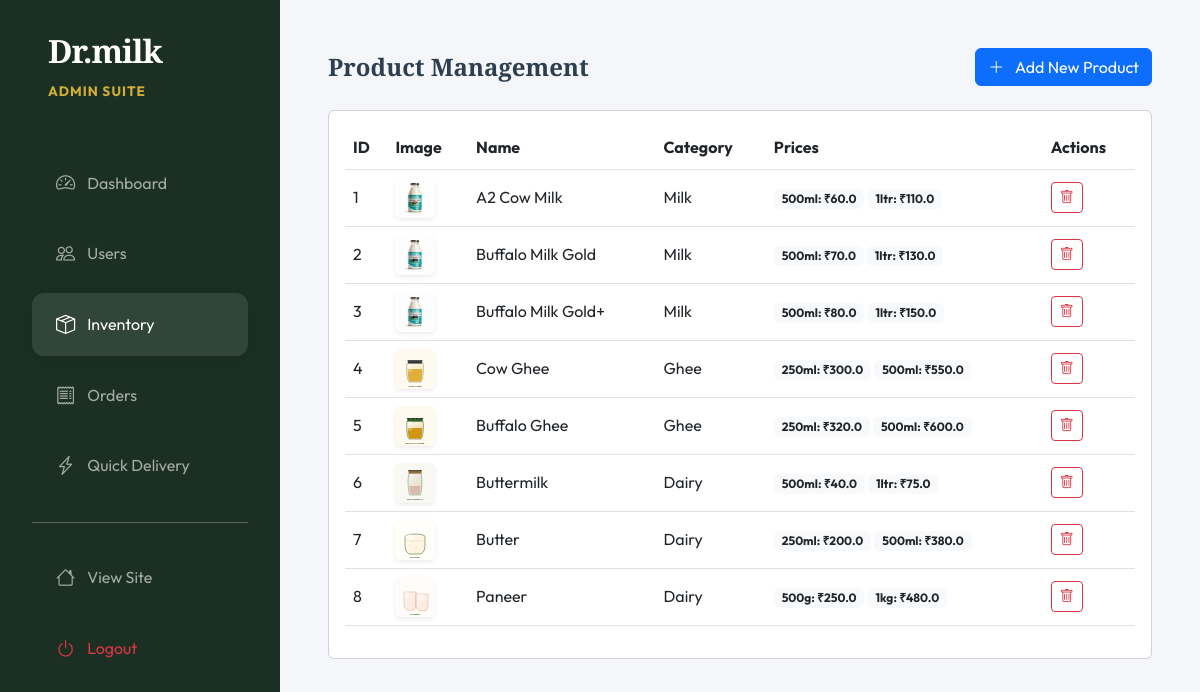
The app's page /admin/products (signed in) with its own data.
### models.py (models this page shows)
class Product(db.Model):
    id = db.Column(db.Integer, primary_key=True)
    name = db.Column(db.String(100), nullable=False)
    description = db.Column(db.Text)
    image = db.Column(db.String(255))
    category = db.Column(db.String(50), index=True)
    benefits = db.Column(db.JSON)
    variants = db.relationship('ProductVariant', backref='product', lazy=True)

class ProductVariant(db.Model):
    id = db.Column(db.Integer, primary_key=True)
    product_id = db.Column(db.Integer, db.ForeignKey('product.id'), nullable=False, index=True)
    size = db.Column(db.String(50), nullable=False) # e.g., '1ltr', '500ml'
    price = db.Column(db.Float, nullable=False)
    liter_value = db.Column(db.Float)

### routes/admin_routes.py (the view)
@admin_bp.route('/admin/products')
@login_required
@admin_required
def admin_products():
    products = Product.query.all()
    return render_template('admin/products.html', products=products)

### routes/admin_routes.py (called while the page is built)
def admin_required(f):
    @wraps(f)
    def decorated_function(*args, **kwargs):
        if not current_user.is_authenticated or current_user.role != 'admin':
            return redirect(url_for('admin.admin_login'))
        return f(*args, **kwargs)
    return decorated_function

### routes/user_routes.py (called while the page is built)
@login_manager.user_loader
def load_user(user_id):
    return User.query.get(int(user_id))

### templates/admin/products.html (shortened to what this page needs)
<!DOCTYPE html>
<html lang="en">
<head>
    <link href="https://cdn.jsdelivr.net/npm/bootstrap@5.3.0/dist/css/bootstrap.min.css" rel="stylesheet">
    <link rel="stylesheet" href="https://cdn.jsdelivr.net/npm/bootstrap-icons@1.11.0/font/bootstrap-icons.css">
    <link rel="stylesheet" href="{{ url_for('static', filename='css/style.css') }}">
</head>
<body>
    <div class="admin-sidebar">
        <div class="mb-5 px-3">
            <h2 class="brand-logo text-white">Dr.milk</h2>
            <span class="product-category" style="color: var(--accent);">Admin Suite</span>
        </div>
        <nav>
            <a href="{{ url_for('admin.admin_dashboard') }}" class="side-link">
                <i class="bi bi-speedometer2"></i> Dashboard
            </a>
            <a href="{{ url_for('admin.admin_users') }}" class="side-link">
                <i class="bi bi-people"></i> Users
            </a>
            <a href="{{ url_for('admin.admin_products') }}" class="side-link active">
                <i class="bi bi-box-seam"></i> Inventory
            </a>
            <a href="{{ url_for('admin.admin_orders') }}" class="side-link">
                <i class="bi bi-receipt"></i> Orders
            </a>
            <a href="{{ url_for('admin.admin_quick_delivery') }}" class="side-link">
                <i class="bi bi-lightning-charge"></i> Quick Delivery
            </a>
            <hr class="opacity-10 my-4">
            <a href="/" class="side-link">
                <i class="bi bi-house"></i> View Site
            </a>
            <a href="{{ url_for('user.logout') }}" class="side-link text-danger">
                <i class="bi bi-power"></i> Logout
            </a>
        </nav>
    </div>
            <div class="admin-main">
                <div class="main-content">
                    <div class="d-flex justify-content-between align-items-center mb-4">
                        <h4 class="mb-0">Product Management</h4>
                        <button class="btn btn-primary" data-bs-toggle="modal" data-bs-target="#addProductModal">
                            <i class="bi bi-plus-lg me-2"></i> Add New Product
                        </button>
                    </div>
                    <div class="card">
                        <div class="card-body">
                            <div class="table-responsive">
                                <table class="table table-hover align-middle">
                                    <thead>
                                        <tr>
                                            <th>ID</th>
                                            <th>Image</th>
                                            <th>Name</th>
                                            <th>Category</th>
                                            <th>Prices</th>
                                            <th>Actions</th>
                                        </tr>
                                    </thead>
                                    <tbody>
                                        {% for product in products %}
                                        <tr>
                                            <td>{{ product.id }}</td>
                                            <td><img src="{{ product.image if product.image.startswith('http') else url_for('static', filename='images/' + product.image) }}"
                                                    width="40" height="40" class="rounded shadow-sm"></td>
                                            <td>{{ product.name }}</td>
                                            <td>{{ product.category }}</td>
                                            <td>
                                                {% for variant in product.variants %}
                                                <small class="badge bg-light text-dark">{{ variant.size }}: ₹{{
                                                    variant.price }}</small>
                                                {% endfor %}
                                            </td>
                                            <td>
                                                <div class="btn-group">
                                                    <a href="{{ url_for('admin.admin_delete_product', id=product.id) }}"
                                                        class="btn btn-sm btn-outline-danger"
                                                        onclick="return confirm('Delete this product?')">
                                                        <i class="bi bi-trash"></i>
                                                    </a>
                                                </div>
                                            </td>
                                        </tr>
                                        {% endfor %}
                                    </tbody>
                                </table>
                            </div>
                        </div>
                    </div>
                </div>
            </div>
</body>
</html>

### static/css/style.css (style rules this page uses)
:root { --primary: #1B3022; --primary-light: #2C4A36; --accent: #D4AF37; --cream: #FDF5E6; --white: #FFFFFF; --text-main: #2D2D2D; --text-muted: #6B7280; --glass-bg: rgba(255, 255, 255, 0.7); --glass-border: rgba(255, 255, 255, 0.3); --border-radius-lg: 24px; --border-radius-sm: 12px; --shadow-soft: 0 10px 30px rgba(0, 0, 0, 0.05); --shadow-premium: 0 20px 50px rgba(27, 48, 34, 0.15); --transition-smooth: all 0.4s cubic-bezier(0.165, 0.84, 0.44, 1); }
* { margin: 0; padding: 0; box-sizing: border-box; }
body { font-family: 'Outfit', sans-serif; color: var(--text-main); background-color: var(--white); line-height: 1.6; overflow-x: hidden; }
h1, h2, h3, h4, .brand-logo { font-family: 'Playfair Display', serif; font-weight: 700; }
.brand-logo { font-size: 2rem; color: var(--primary); text-decoration: none; letter-spacing: -1px; }
.product-category { font-size: 0.85rem; color: var(--accent); text-transform: uppercase; font-weight: 700; margin-bottom: 0.5rem; letter-spacing: 1px; }

### templates/admin/products.html (style rules this page uses)
:root { --sidebar-width: 280px; }
body { background-color: #f4f6f9; color: #2c3e50; }
.admin-sidebar { width: var(--sidebar-width); height: 100vh; position: fixed; left: 0; top: 0; background: var(--primary); color: white; padding: 2rem; z-index: 1000; }
.admin-main { margin-left: var(--sidebar-width); padding: 3rem; }
.side-link { display: flex; align-items: center; padding: 1rem 1.5rem; color: rgba(255, 255, 255, 0.6); text-decoration: none; border-radius: 12px; margin-bottom: 0.5rem; transition: all 0.3s; }
.side-link:hover, .side-link.active { background: rgba(255, 255, 255, 0.1); color: white; box-shadow: 0 4px 15px rgba(0, 0, 0, 0.1); }
.side-link i { font-size: 1.2rem; margin-right: 12px; }

### records on screen
Product: id "1", image (picture), name "A2 Cow Milk", category "Milk"
ProductVariant: size "500ml", price "60.0"
ProductVariant: size "1ltr", price "110.0"
Product: id "2", image (picture), name "Buffalo Milk Gold", category "Milk"
ProductVariant: size "500ml", price "70.0"
ProductVariant: size "1ltr", price "130.0"
Product: id "3", image (picture), name "Buffalo Milk Gold+", category "Milk"
ProductVariant: size "500ml", price "80.0"
ProductVariant: size "1ltr", price "150.0"
Product: id "4", image (picture), name "Cow Ghee", category "Ghee"
ProductVariant: size "250ml", price "300.0"
ProductVariant: size "500ml", price "550.0"
Product: id "5", image (picture), name "Buffalo Ghee", category "Ghee"
ProductVariant: size "250ml", price "320.0"
ProductVariant: size "500ml", price "600.0"
Product: id "6", image (picture), name "Buttermilk", category "Dairy"
ProductVariant: size "500ml", price "40.0"
ProductVariant: size "1ltr", price "75.0"
Product: id "7", image (picture), name "Butter", category "Dairy"
ProductVariant: size "250ml", price "200.0"
ProductVariant: size "500ml", price "380.0"
Product: id "8", image (picture), name "Paneer", category "Dairy"
ProductVariant: size "500g", price "250.0"
ProductVariant: size "1kg", price "480.0"
